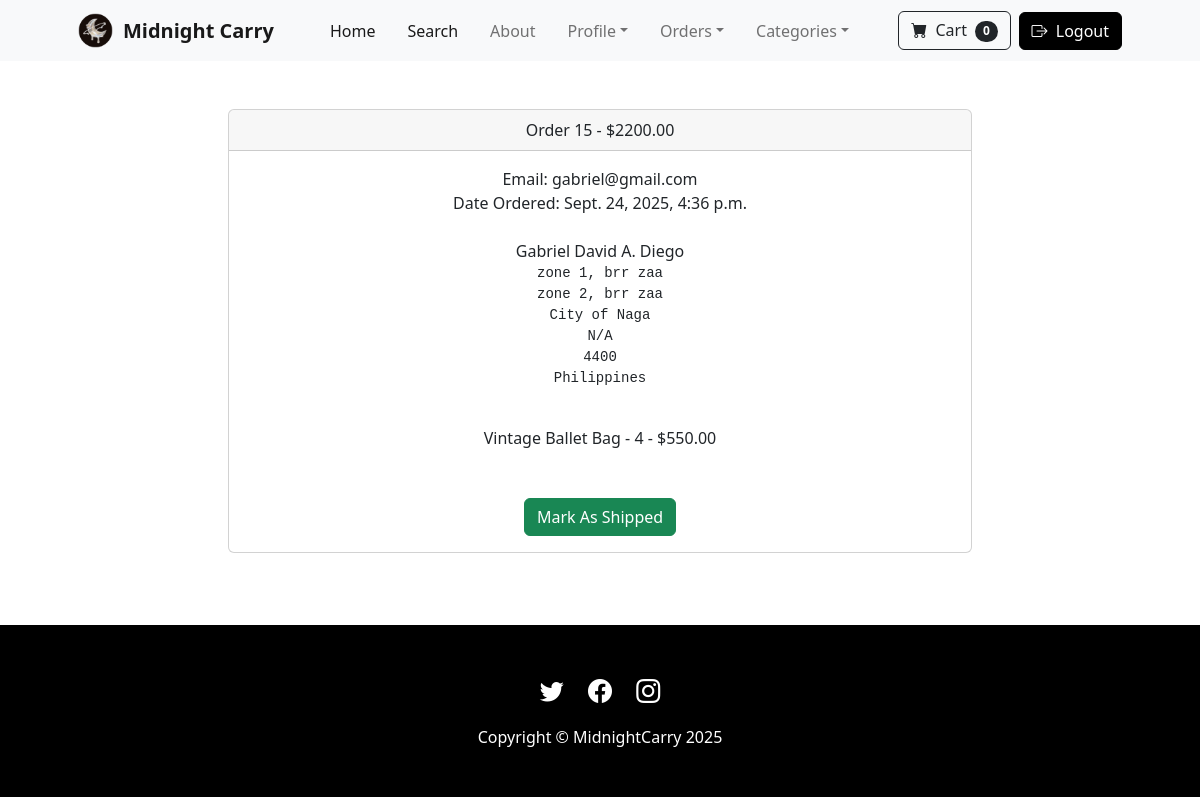
The page /payment/orders/15 (signed in) on the database as committed earlier.
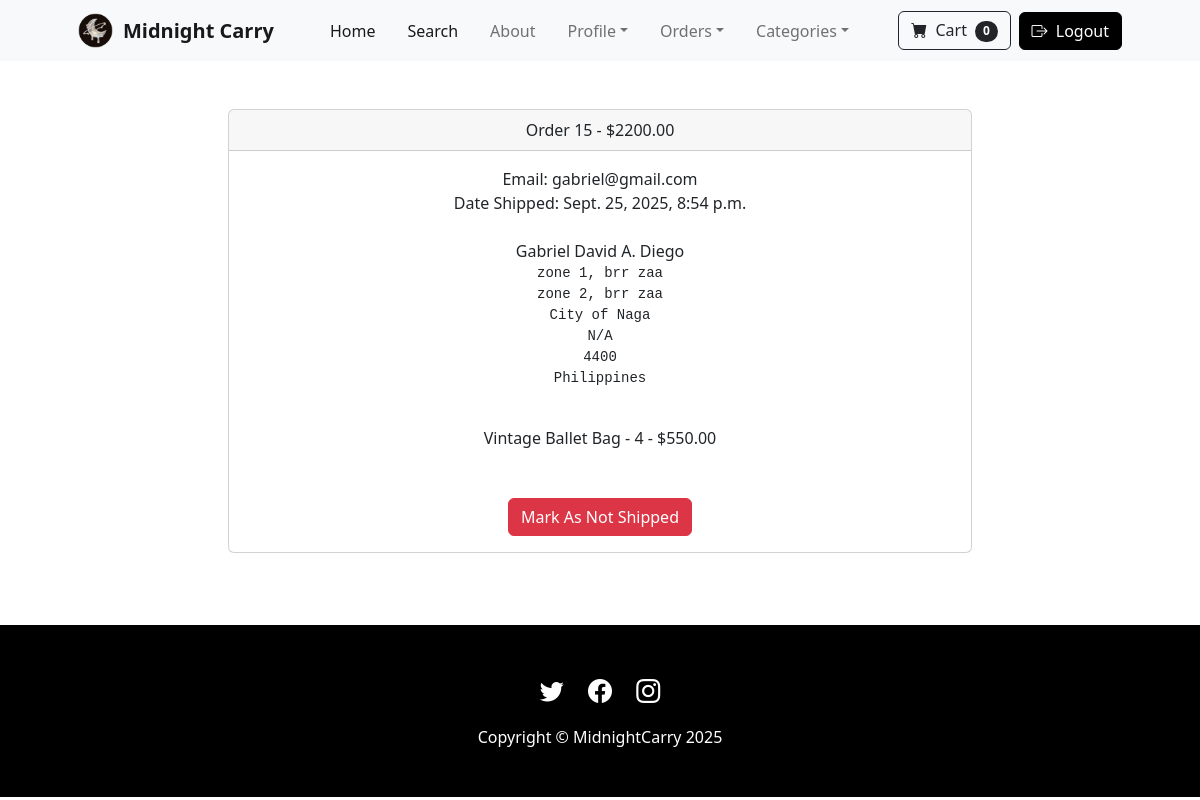
The same page on the database as committed later.
### payment/models.py (models this page shows, shortened)
class Order(models.Model):
	user = models.ForeignKey(User, on_delete=models.CASCADE, null=True, blank=True)
	full_name = models.CharField(max_length=250)
	email = models.EmailField(max_length=250)
	shipping_address = models.TextField(max_length=15000)
	amount_paid = models.DecimalField(max_digits=7, decimal_places=2)
	date_ordered = models.DateTimeField(auto_now_add=True)
	shipped = models.BooleanField(default=False)
	date_shipped = models.DateTimeField(blank=True, null=True)

### payment/views.py (the view, shortened to what this page needs)
# urls.py: path('orders/<int:pk>', views.orders, name='orders'),
def orders(request, pk):
    if request.user.is_authenticated and request.user.is_superuser:
        order = Order.objects.get(id=pk)
        items = OrderItem.objects.filter(order=pk)
        return render(request, 'payment/orders.html', {"order": order, "items": items})
    else:
        messages.success(request, "Access Denied")
        return redirect('home')

### cart/cart.py (called while the page is built)
	def __len__(self):
		return len(self.cart)

### cart/context_processors.py (called while the page is built)
def cart(request):
	return {'cart': Cart(request)}

### store/models.py (called while the page is built)
	def __str__(self):
		return self.name

### payment/templates/payment/orders.html (shortened to what this page needs)
{% extends 'base.html' %}
{% block content %}
        <div class="container">
        	<div class="row">
        		<center>
        			<div class="col-8">
        				<br/><br/>
<div class="card">
  <div class="card-header">
    Order {{ order.id}} - ${{order.amount_paid}}
  </div>
  <div class="card-body">
    Email: {{ order.email}}<br/>
    {% if order.date_shipped %}
      Date Shipped: {{ order.date_shipped}}
    {% else %}
     Date Ordered: {{ order.date_ordered}}
    {% endif %}
    <br/><br/>
    {{ order.full_name }}<br/>
    <pre>{{ order.shipping_address }}
    </pre>
    {% for item in items %}
      {{ item.product }} - {{ item.quantity }} - ${{ item.price }}<br/>
    {% endfor %}
    <br/><br/>
    {% if not order.shipped %}
    <form method="POST">
      <button type="Submit" class="btn btn-success">Mark As Shipped</button>
    {% else %}
    <form method="POST">
      <button type="Submit" class="btn btn-danger">Mark As Not Shipped</button>
    {% endif %}
  </div>
</div>
<br/>
<br/><br/>
        			</div>
        		</center>
        	</div>
        </div>
{% endblock %}

Rows that differ between the two databases and show on the page:
changed Order "gabriel@gmail.com": date_shipped (not shown) → "Sept. 25, 2025, 8:54 p.m."; shipped False → True (drawn); date_ordered "Sept. 24, 2025, 4:36 p.m." → (not shown)
Other text that changed with them:
text no longer shown: "Date Ordered: Mark As Shipped"
text now shown: "Date Shipped: Mark As Not Shipped"
